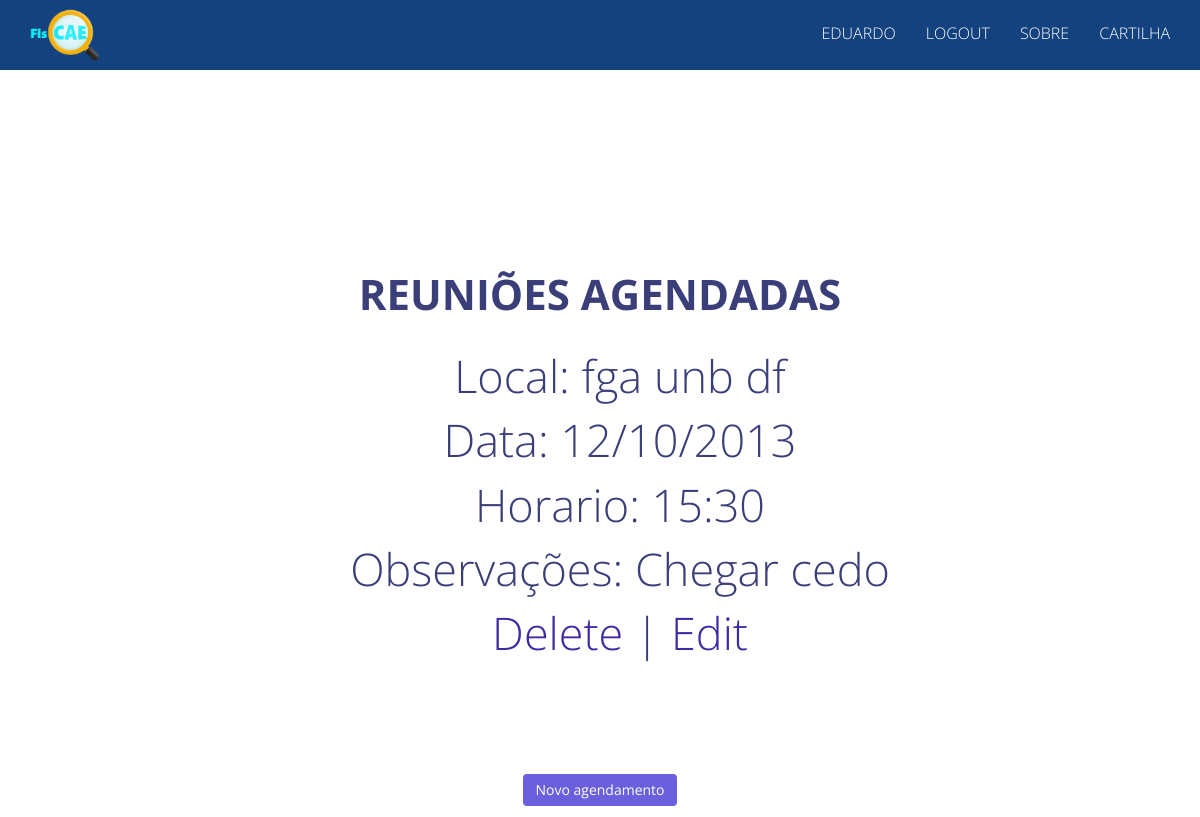
Page /scheduled (signed in) on the committed database.
### agendar_reuniao/models.py (models this page shows)
class Agendamento(models.Model):
    data = models.TextField()
    horario = models.TextField()
    local = models.TextField()
    tema = models.TextField()
    observacoes = models.TextField()
    @staticmethod
    def agendamentos(request):
        visitas = []
        visitas = Agendamento.objects.all()
        return visitas

### merenda/views.py (the view)
# urls.py: url(r'^scheduled', views.scheduled, name='scheduled'),
def scheduled(request):
    todosAgendamentos = Agendamento.agendamentos(request)
    return render(request, 'scheduled.html', {'todosAgendamentos': todosAgendamentos})

### agendar_reuniao/templates/scheduled.html (shortened to what this page needs)
<!DOCTYPE html>
<html lang="pt-br">
<head>
    <link rel="stylesheet" href="static/assets/bootstrap/css/bootstrap.min.css">
    <link rel="stylesheet" href="static/assets/font-awesome/css/font-awesome.min.css">
    <link rel="stylesheet" href="static/assets/elegant-font/code/style.css">
    <link rel="stylesheet" href="static/assets/css/animate.css">
    <link rel="stylesheet" href="static/assets/css/magnific-popup.css">
    <link rel="stylesheet" href="static/assets/css/form-elements.css">
    <link rel="stylesheet" href="static/assets/css/style.css">
    <link rel="stylesheet" href="static/assets/css/media-queries.css">
</head>
<body>
    <nav class="navbar navbar-fixed-top" role="navigation">
        <div class="container">
            <div class="navbar-header">
                <a  href="/"> <img src="static/assets/img/logo/l.png" alt="Fiscae" class="img-responsive"></a>
            </div>
            <div class="collapse navbar-collapse" id="top-navbar-1">
                <ul class="nav navbar-nav navbar-right">
                    {% if request.user and not request.user.is_authenticated %}
                        <li><a href="{% url 'login' %}">Login</a></li>
                    {% else %}
                        <li><a href=" # ">{{ request.user.username }}</a></li>
                        <li><a href="{% url 'logout' %}">Logout</a></li>
                    {% endif %}
                    <li><a href="#">Sobre</a></li>
                    <li><a href="{% url 'view_pdf_cae' %}">Cartilha</a></li>
                </ul>
            </div>
        </div>
    </nav>
    <br><br><br><br>
    {% if request.user and request.user.is_authenticated %}
    <h1>Reuniões Agendadas</h1>
    <form action="scheduled"  method="POST">
        <ol>
        {% for a in todosAgendamentos %}
        <div id="formstyle">
            Local: {{ a.local }}<br>
            Data: {{ a.data }}<br>
            Horario: {{ a.horario }}<br>
            Observações: {{ a.observacoes }}<br>
            <a href="{% url 'schedule_delete' a.id %}">Delete</a> |
            <a href="{% url 'edit_schedule' a.id %}">Edit</a>
            <br><br>
        </div>
        {% endfor %}
        </ol>
    </form>
    <input style="background-color:#6C5FDD; border:#6C5FDD" type="button" class="btn btn-primary" value="Novo agendamento" onclick="IndexScheduleMeetingRedirect()">
    {% endif %}
</body>
</html>

### checklist/static/assets/css/style.css (style rules this page uses)
#formstyle { border-style: solid; border-radius: 30px; border-color: rgba(255, 255, 255, 0.4); background: rgba(255, 255, 255, 0.3); padding: 10px; position: relative; }
body { background: #FFFFFF; font-family: 'Open Sans', sans-serif; font-weight: 300; font-size: 45px; color: rgba(9, 14, 88, 0.8); text-align: center; }
a, a:hover, a:focus { color: #3D2BA5; text-decoration: none; -o-transition: all .3s; -moz-transition: all .3s; -webkit-transition: all .3s; -ms-transition: all .3s; transition: all .3s; }
h1, h2 { margin-top: 10px; font-size: 42px; font-weight: 700; color: #18225F(253, 253, 253); line-height: 54px; text-transform: uppercase; }
img { max-width: 100%; }
.navbar { margin-bottom: 0; background: #14427f; border: 0; -moz-border-radius: 0; -webkit-border-radius: 0; border-radius: 0; }
ul.navbar-nav { font-size: 16px; color: #B9C1E6; text-transform: uppercase; }
ul.navbar-nav li a { padding-top: 23px; padding-bottom: 23px; color: #fff; }
.navbar>.container .navbar-header { max-width: 70px; }
html { height: 100%; }
body { height: 100%; }
button, input, optgroup, select, textarea { margin: 0; font: inherit; color: #000000; font-size: 23px; }

### rows in the picture
Agendamento: local "fga unb df", data "12/10/2013", horario "15:30", observacoes "Chegar cedo"

### other values in the picture
{{ request.user.username }} "EDUARDO"
